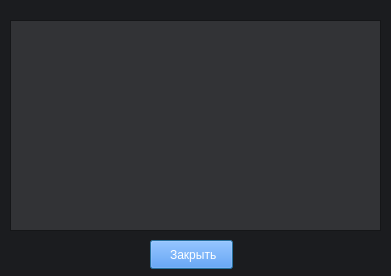
<?xml version="1.0" encoding="UTF-8"?>
<ui version="4.0">
 <class>ExperimentInfo</class>
 <widget class="QDialog" name="ExperimentInfo">
  <property name="geometry">
   <rect>
    <x>0</x>
    <y>0</y>
    <width>391</width>
    <height>276</height>
   </rect>
  </property>
  <property name="sizePolicy">
   <sizepolicy hsizetype="Fixed" vsizetype="Fixed">
    <horstretch>0</horstretch>
    <verstretch>0</verstretch>
   </sizepolicy>
  </property>
  <property name="palette">
   <palette>
    <active>
     <colorrole role="Base">
      <brush brushstyle="SolidPattern">
       <color alpha="255">
        <red>27</red>
        <green>28</green>
        <blue>31</blue>
       </color>
      </brush>
     </colorrole>
     <colorrole role="Window">
      <brush brushstyle="SolidPattern">
       <color alpha="255">
        <red>27</red>
        <green>28</green>
        <blue>31</blue>
       </color>
      </brush>
     </colorrole>
    </active>
    <inactive>
     <colorrole role="Base">
      <brush brushstyle="SolidPattern">
       <color alpha="255">
        <red>27</red>
        <green>28</green>
        <blue>31</blue>
       </color>
      </brush>
     </colorrole>
     <colorrole role="Window">
      <brush brushstyle="SolidPattern">
       <color alpha="255">
        <red>27</red>
        <green>28</green>
        <blue>31</blue>
       </color>
      </brush>
     </colorrole>
    </inactive>
    <disabled>
     <colorrole role="Base">
      <brush brushstyle="SolidPattern">
       <color alpha="255">
        <red>27</red>
        <green>28</green>
        <blue>31</blue>
       </color>
      </brush>
     </colorrole>
     <colorrole role="Window">
      <brush brushstyle="SolidPattern">
       <color alpha="255">
        <red>27</red>
        <green>28</green>
        <blue>31</blue>
       </color>
      </brush>
     </colorrole>
    </disabled>
   </palette>
  </property>
  <property name="windowTitle">
   <string>Эксперимент</string>
  </property>
  <widget class="QPushButton" name="ok">
   <property name="geometry">
    <rect>
     <x>150</x>
     <y>240</y>
     <width>83</width>
     <height>29</height>
    </rect>
   </property>
   <property name="palette">
    <palette>
     <active>
      <colorrole role="Button">
       <brush brushstyle="SolidPattern">
        <color alpha="255">
         <red>42</red>
         <green>134</green>
         <blue>255</blue>
        </color>
       </brush>
      </colorrole>
      <colorrole role="Text">
       <brush brushstyle="SolidPattern">
        <color alpha="255">
         <red>255</red>
         <green>255</green>
         <blue>255</blue>
        </color>
       </brush>
      </colorrole>
      <colorrole role="ButtonText">
       <brush brushstyle="SolidPattern">
        <color alpha="255">
         <red>255</red>
         <green>255</green>
         <blue>255</blue>
        </color>
       </brush>
      </colorrole>
      <colorrole role="PlaceholderText">
       <brush brushstyle="SolidPattern">
        <color alpha="128">
         <red>255</red>
         <green>255</green>
         <blue>255</blue>
        </color>
       </brush>
      </colorrole>
     </active>
     <inactive>
      <colorrole role="Button">
       <brush brushstyle="SolidPattern">
        <color alpha="255">
         <red>42</red>
         <green>134</green>
         <blue>255</blue>
        </color>
       </brush>
      </colorrole>
      <colorrole role="Text">
       <brush brushstyle="SolidPattern">
        <color alpha="255">
         <red>255</red>
         <green>255</green>
         <blue>255</blue>
        </color>
       </brush>
      </colorrole>
      <colorrole role="ButtonText">
       <brush brushstyle="SolidPattern">
        <color alpha="255">
         <red>255</red>
         <green>255</green>
         <blue>255</blue>
        </color>
       </brush>
      </colorrole>
      <colorrole role="PlaceholderText">
       <brush brushstyle="SolidPattern">
        <color alpha="128">
         <red>255</red>
         <green>255</green>
         <blue>255</blue>
        </color>
       </brush>
      </colorrole>
     </inactive>
     <disabled>
      <colorrole role="Button">
       <brush brushstyle="SolidPattern">
        <color alpha="255">
         <red>42</red>
         <green>134</green>
         <blue>255</blue>
        </color>
       </brush>
      </colorrole>
      <colorrole role="Text">
       <brush brushstyle="SolidPattern">
        <color alpha="255">
         <red>190</red>
         <green>190</green>
         <blue>190</blue>
        </color>
       </brush>
      </colorrole>
      <colorrole role="ButtonText">
       <brush brushstyle="SolidPattern">
        <color alpha="255">
         <red>190</red>
         <green>190</green>
         <blue>190</blue>
        </color>
       </brush>
      </colorrole>
      <colorrole role="PlaceholderText">
       <brush brushstyle="SolidPattern">
        <color alpha="128">
         <red>0</red>
         <green>0</green>
         <blue>0</blue>
        </color>
       </brush>
      </colorrole>
     </disabled>
    </palette>
   </property>
   <property name="contextMenuPolicy">
    <enum>Qt::DefaultContextMenu</enum>
   </property>
   <property name="text">
    <string> Закрыть</string>
   </property>
   <property name="styleSheet">
    <string notr="true">background-color: rgb(44, 134, 255);
color: rgb(255, 255, 255);</string>
   </property>
   <property name="default">
    <bool>false</bool>
   </property>
   <property name="flat">
    <bool>false</bool>
   </property>
  </widget>
  <widget class="QPlainTextEdit" name="info">
   <property name="geometry">
    <rect>
     <x>10</x>
     <y>20</y>
     <width>371</width>
     <height>211</height>
    </rect>
   </property>
   <property name="palette">
    <palette>
     <active>
      <colorrole role="Text">
       <brush brushstyle="SolidPattern">
        <color alpha="255">
         <red>255</red>
         <green>255</green>
         <blue>255</blue>
        </color>
       </brush>
      </colorrole>
      <colorrole role="ButtonText">
       <brush brushstyle="SolidPattern">
        <color alpha="255">
         <red>255</red>
         <green>255</green>
         <blue>255</blue>
        </color>
       </brush>
      </colorrole>
      <colorrole role="Base">
       <brush brushstyle="SolidPattern">
        <color alpha="255">
         <red>50</red>
         <green>51</green>
         <blue>54</blue>
        </color>
       </brush>
      </colorrole>
      <colorrole role="PlaceholderText">
       <brush brushstyle="SolidPattern">
        <color alpha="128">
         <red>255</red>
         <green>255</green>
         <blue>255</blue>
        </color>
       </brush>
      </colorrole>
     </active>
     <inactive>
      <colorrole role="Text">
       <brush brushstyle="SolidPattern">
        <color alpha="255">
         <red>255</red>
         <green>255</green>
         <blue>255</blue>
        </color>
       </brush>
      </colorrole>
      <colorrole role="ButtonText">
       <brush brushstyle="SolidPattern">
        <color alpha="255">
         <red>255</red>
         <green>255</green>
         <blue>255</blue>
        </color>
       </brush>
      </colorrole>
      <colorrole role="Base">
       <brush brushstyle="SolidPattern">
        <color alpha="255">
         <red>50</red>
         <green>51</green>
         <blue>54</blue>
        </color>
       </brush>
      </colorrole>
      <colorrole role="PlaceholderText">
       <brush brushstyle="SolidPattern">
        <color alpha="128">
         <red>255</red>
         <green>255</green>
         <blue>255</blue>
        </color>
       </brush>
      </colorrole>
     </inactive>
     <disabled>
      <colorrole role="Text">
       <brush brushstyle="SolidPattern">
        <color alpha="255">
         <red>190</red>
         <green>190</green>
         <blue>190</blue>
        </color>
       </brush>
      </colorrole>
      <colorrole role="ButtonText">
       <brush brushstyle="SolidPattern">
        <color alpha="255">
         <red>190</red>
         <green>190</green>
         <blue>190</blue>
        </color>
       </brush>
      </colorrole>
      <colorrole role="Base">
       <brush brushstyle="SolidPattern">
        <color alpha="255">
         <red>27</red>
         <green>28</green>
         <blue>31</blue>
        </color>
       </brush>
      </colorrole>
      <colorrole role="PlaceholderText">
       <brush brushstyle="SolidPattern">
        <color alpha="128">
         <red>0</red>
         <green>0</green>
         <blue>0</blue>
        </color>
       </brush>
      </colorrole>
     </disabled>
    </palette>
   </property>
  </widget>
 </widget>
 <resources/>
 <connections/>
</ui>
